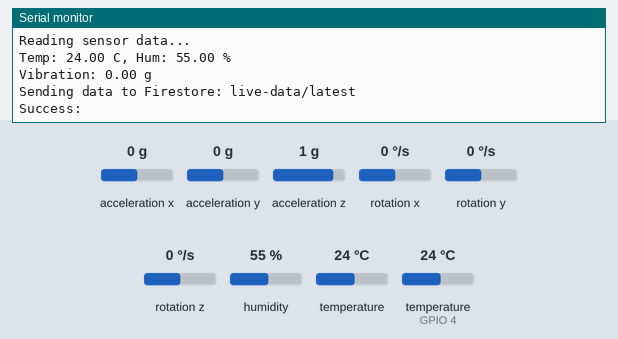
The program below on a simulated ESP32. On the bench: the last lines printed to the serial monitor. The inputs (shaded band) are chosen by the test bench; at power-on: acceleration x 0 g, humidity 55 %, temperature (sensor on GPIO 4) 24 °C, acceleration y 0 g, acceleration z 1 g, rotation x 0 °/s, rotation y 0 °/s, rotation z 0 °/s, temperature 24 °C. WiFi joins after 1.5 s; servers stay silent unless stated; uploads are accepted with an empty reply.

Above: at 2.7 s.
2.8 s: acceleration x set to 0.8 g
At 11.87 s:
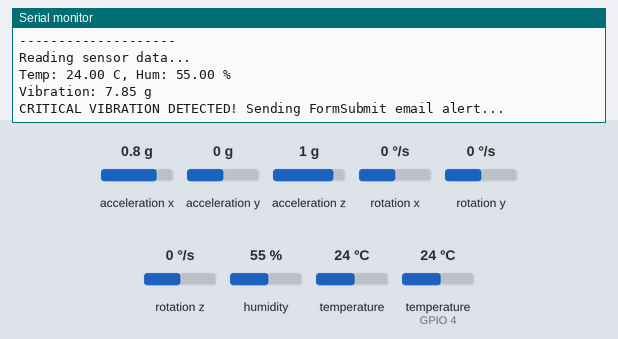
13.4 s: humidity set to 22 %
At 22.43 s:
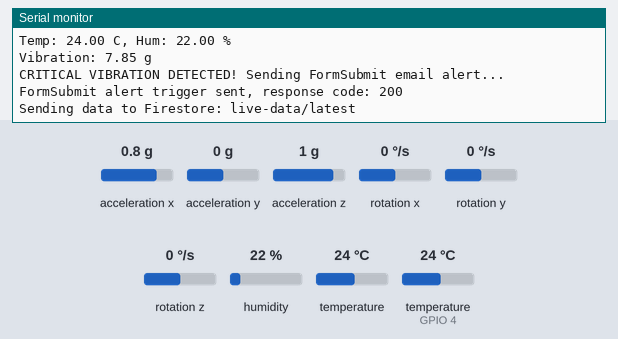
23.5 s: temperature (sensor on GPIO 4) set to 12 °C
At 33.4 s:
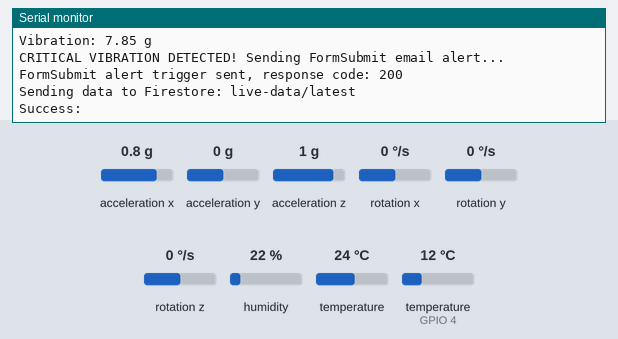
33.6 s: acceleration x set to -1.4 g
At 43.5 s:
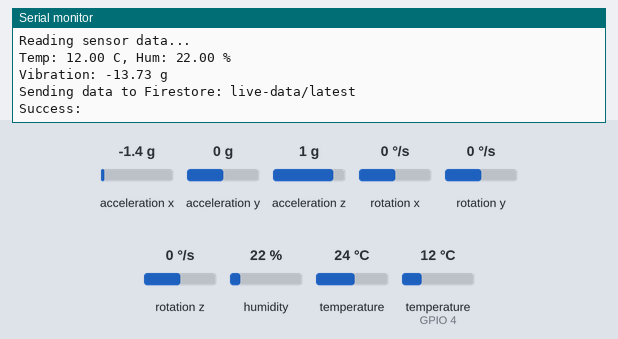
43.7 s: humidity set to 40 %
At 53.17 s:
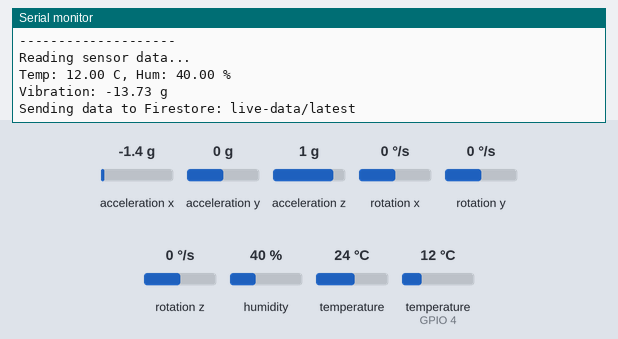
Timing chart, 0 to 54.7 s (numbered marks = the images above; inputs shaded):
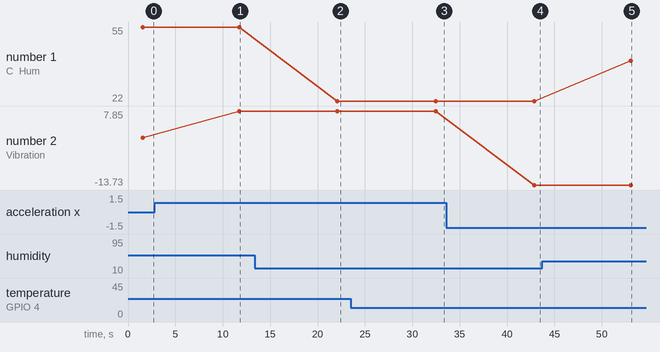

The program:

main.cpp
```cpp
#include <Arduino.h>
#include <WiFi.h>
#include <Firebase_ESP_Client.h>
#include "credentials.h" // Your secret credentials
#include <HTTPClient.h>      // Library for sending email alerts

// Sensor Libraries
#include <DHT.h>
#include <Adafruit_MPU6050.h>
#include <Adafruit_Sensor.h>

// --- Firebase Objects ---
FirebaseData fbdo;
FirebaseAuth auth;
FirebaseConfig config;

// --- Sensor Objects & Pins ---
DHT dht(4, DHT11); // DHT sensor is connected to pin D4
Adafruit_MPU6050 mpu; // MPU-6050 sensor object

void setup() {
  Serial.begin(115200);

  // --- Connect to Wi-Fi ---
  WiFi.begin(WIFI_SSID, WIFI_PASSWORD);
  Serial.print("Connecting to Wi-Fi");
  while (WiFi.status() != WL_CONNECTED) {
    Serial.print(".");
    delay(500);
  }
  Serial.println();
  Serial.print("Connected with IP: ");
  Serial.println(WiFi.localIP());

  // --- Initialize Firebase ---
  config.api_key = FIREBASE_API_KEY;
  auth.user.email = FIREBASE_USER_EMAIL;
  auth.user.password = FIREBASE_USER_PASSWORD;
  Firebase.begin(&config, &auth);
  Firebase.reconnectWiFi(true);

  // --- Initialize Sensors ---
  dht.begin();
  Serial.println("DHT11 Initialized.");

  if (!mpu.begin()) {
    Serial.println("Critical Error: Failed to find MPU6050 chip. Halting.");
    while (1) { delay(10); }
  }
  Serial.println("MPU6050 Initialized.");

  Serial.println("All sensors initialized. Starting main loop...");
}

void loop() {
  if (Firebase.ready()) {
    Serial.println("--------------------");
    Serial.println("Reading sensor data...");

    // --- Read REAL DHT11 sensor data ---
    float humidity = dht.readHumidity();
    float temperature = dht.readTemperature();

    if (isnan(humidity) || isnan(temperature)) {
      Serial.println("Error: Failed to read from DHT sensor!");
      delay(2000);
      return;
    }

    // --- Read REAL MPU-6050 sensor data ---
    sensors_event_t a, g, temp;
    mpu.getEvent(&a, &g, &temp);
    float vibration = a.acceleration.x; // Using the X-axis acceleration as our vibration metric

    // --- Placeholder data for sensors you don't have ---
    float load = 0.00;
    int crowd_count = 0;

    // --- Print values to Serial Monitor for debugging ---
    Serial.printf("Temp: %.2f C, Hum: %.2f %%\n", temperature, humidity);
    Serial.printf("Vibration: %.2f g\n", vibration);

    // --- Check for Critical Conditions and Send Email Alert ---
    float criticalVibration = 4.0; // Set your critical vibration threshold
    if (vibration > criticalVibration) {
      Serial.println("CRITICAL VIBRATION DETECTED! Sending FormSubmit email alert...");
      HTTPClient http;
      // REPLACE with your actual email address below
      http.begin("https://formsubmit.co/your-email@example.com");
      http.addHeader("Content-Type", "application/x-www-form-urlencoded");
      String alertMessage = "message=A critical vibration of " + String(vibration) + "g was detected on the skywalk. Please check the dashboard immediately.";
      int httpResponseCode = http.POST(alertMessage);

      if (httpResponseCode > 0) {
        Serial.printf("FormSubmit alert trigger sent, response code: %d\n", httpResponseCode);
      } else {
        Serial.printf("Error sending FormSubmit alert trigger: %s\n", http.errorToString(httpResponseCode).c_str());
      }
      http.end();
    }

    // --- Create a JSON object to send to Firebase ---
    FirebaseJson json;
    json.set("temperature", String(temperature, 2));
    json.set("humidity", String(humidity, 2));
    json.set("vibration", String(vibration, 2));
    json.set("load", String(load, 2));
    json.set("count", crowd_count);
    json.set("status", "Operational");

    // --- Send data to Firestore ---
    String documentPath = "live-data/latest";
    Serial.printf("Sending data to Firestore: %s\n", documentPath.c_str());

    if (Firebase.Firestore.patchDocument(&fbdo, FIREBASE_PROJECT_ID, "", documentPath.c_str(), json.raw(), "temperature,humidity,vibration,load,count,status")) {
      Serial.printf("Success: %s\n", fbdo.payload().c_str());
    } else {
      Serial.printf("Failed: %s\n", fbdo.errorReason().c_str());
    }

  } else {
    Serial.println("Firebase not ready. Retrying...");
  }

  // Wait 10 seconds before the next reading cycle
  delay(10000);
}
```

credentials.h
```cpp
#define WIFI_SSID "Airtel_sakthi5G"
#define WIFI_PASSWORD "Saravana@1234"


#define FIREBASE_API_KEY "AIzaSyDzfj0gKtKkvuOxuwQ1TyD4XaH2mb9H4r0"
#define FIREBASE_PROJECT_ID "mr-skywalk-dashboard"


#define FIREBASE_USER_EMAIL "sagamurugan7@gmail.com"
#define FIREBASE_USER_PASSWORD "Saga@2006"
```

Measured:
- after the input at 2.8 s, the serial monitor: prints a new line after 8.9 s (image 1)
- after the input at 13.4 s, the serial monitor: prints a new line after 8.7 s (image 2)
- after the input at 23.5 s, the serial monitor: prints a new line after 9.0 s (image 3)
- after the input at 33.6 s, the serial monitor: prints a new line after 9.3 s (image 4)
- after the input at 43.7 s, the serial monitor: prints a new line after 9.3 s (image 5)
- plotted number 1: 55 → 22 after the input at 13.4 s, 22 → 40 after the input at 43.7 s
- plotted number 2: 0 → 7.85 after the input at 2.8 s, 7.85 → -13.73 after the input at 33.6 s
